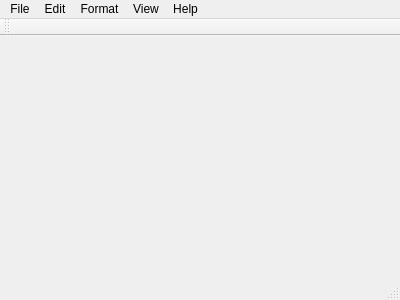
<?xml version="1.0" encoding="UTF-8"?>
<ui version="4.0">
 <class>MainWindow</class>
 <widget class="QMainWindow" name="MainWindow">
  <property name="geometry">
   <rect>
    <x>0</x>
    <y>0</y>
    <width>400</width>
    <height>300</height>
   </rect>
  </property>
  <property name="windowTitle">
   <string>MainWindow</string>
  </property>
  <widget class="QWidget" name="centralWidget"/>
  <widget class="QMenuBar" name="menuBar">
   <property name="geometry">
    <rect>
     <x>0</x>
     <y>0</y>
     <width>400</width>
     <height>23</height>
    </rect>
   </property>
   <widget class="QMenu" name="menu">
    <property name="title">
     <string>File</string>
    </property>
    <addaction name="actionNew_N"/>
    <addaction name="actionOpen_O"/>
    <addaction name="actionSave_S"/>
    <addaction name="actionSave_As_A"/>
   </widget>
   <widget class="QMenu" name="menu_2">
    <property name="title">
     <string>Edit</string>
    </property>
    <addaction name="actionCancel_U"/>
    <addaction name="separator"/>
    <addaction name="actionCut"/>
    <addaction name="actionCopy_C"/>
    <addaction name="actionPaste_P"/>
    <addaction name="actionDelete_L"/>
   </widget>
   <widget class="QMenu" name="menu_3">
    <property name="title">
     <string>Format</string>
    </property>
    <addaction name="actionWrap_W"/>
    <addaction name="actionFont_F"/>
   </widget>
   <widget class="QMenu" name="menu_4">
    <property name="title">
     <string>View</string>
    </property>
    <addaction name="actionStatus_Bar_S"/>
   </widget>
   <widget class="QMenu" name="menu_5">
    <property name="title">
     <string>Help</string>
    </property>
    <widget class="QMenu" name="menuLanguage">
     <property name="title">
      <string>Language</string>
     </property>
     <addaction name="actionChinese_Simplify"/>
     <addaction name="actionChinese_Traditional"/>
     <addaction name="actionEnglish"/>
     <addaction name="actionJapanese"/>
     <addaction name="actionFrench"/>
    </widget>
    <addaction name="actionDocument"/>
    <addaction name="separator"/>
    <addaction name="actionAbout_PHP"/>
    <addaction name="separator"/>
    <addaction name="menuLanguage"/>
   </widget>
   <addaction name="menu"/>
   <addaction name="menu_2"/>
   <addaction name="menu_3"/>
   <addaction name="menu_4"/>
   <addaction name="menu_5"/>
  </widget>
  <widget class="QToolBar" name="mainToolBar">
   <attribute name="toolBarArea">
    <enum>TopToolBarArea</enum>
   </attribute>
   <attribute name="toolBarBreak">
    <bool>false</bool>
   </attribute>
  </widget>
  <widget class="QStatusBar" name="statusBar"/>
  <action name="actionas">
   <property name="text">
    <string>as</string>
   </property>
  </action>
  <action name="actionNew_N">
   <property name="text">
    <string>New</string>
   </property>
  </action>
  <action name="actionOpen_O">
   <property name="text">
    <string>Open</string>
   </property>
  </action>
  <action name="actionSave_S">
   <property name="text">
    <string>Save</string>
   </property>
  </action>
  <action name="actionSave_As_A">
   <property name="text">
    <string>Save As</string>
   </property>
  </action>
  <action name="actionCancel_U">
   <property name="text">
    <string>Cancel</string>
   </property>
  </action>
  <action name="actionCut">
   <property name="text">
    <string>Cut</string>
   </property>
  </action>
  <action name="actionCopy_C">
   <property name="text">
    <string>Copy</string>
   </property>
  </action>
  <action name="actionPaste_P">
   <property name="text">
    <string>Paste</string>
   </property>
  </action>
  <action name="actionDelete_L">
   <property name="text">
    <string>Delete</string>
   </property>
  </action>
  <action name="actionWrap_W">
   <property name="text">
    <string>Wrap</string>
   </property>
  </action>
  <action name="actionFont_F">
   <property name="text">
    <string>Font</string>
   </property>
  </action>
  <action name="actionStatus_Bar_S">
   <property name="text">
    <string>Status Bar</string>
   </property>
  </action>
  <action name="actionDocument">
   <property name="text">
    <string>Document</string>
   </property>
  </action>
  <action name="actionAbout_PHP">
   <property name="text">
    <string>About PHP</string>
   </property>
  </action>
  <action name="actionChinese_Simplify">
   <property name="text">
    <string>Chinese(Simplify)</string>
   </property>
  </action>
  <action name="actionChinese_Traditional">
   <property name="text">
    <string>Chinese(Traditional)</string>
   </property>
  </action>
  <action name="actionEnglish">
   <property name="text">
    <string>English</string>
   </property>
  </action>
  <action name="actionJapanese">
   <property name="text">
    <string>Japanese</string>
   </property>
  </action>
  <action name="actionFrench">
   <property name="text">
    <string>French</string>
   </property>
  </action>
 </widget>
 <layoutdefault spacing="6" margin="11"/>
 <resources/>
 <connections/>
</ui>
